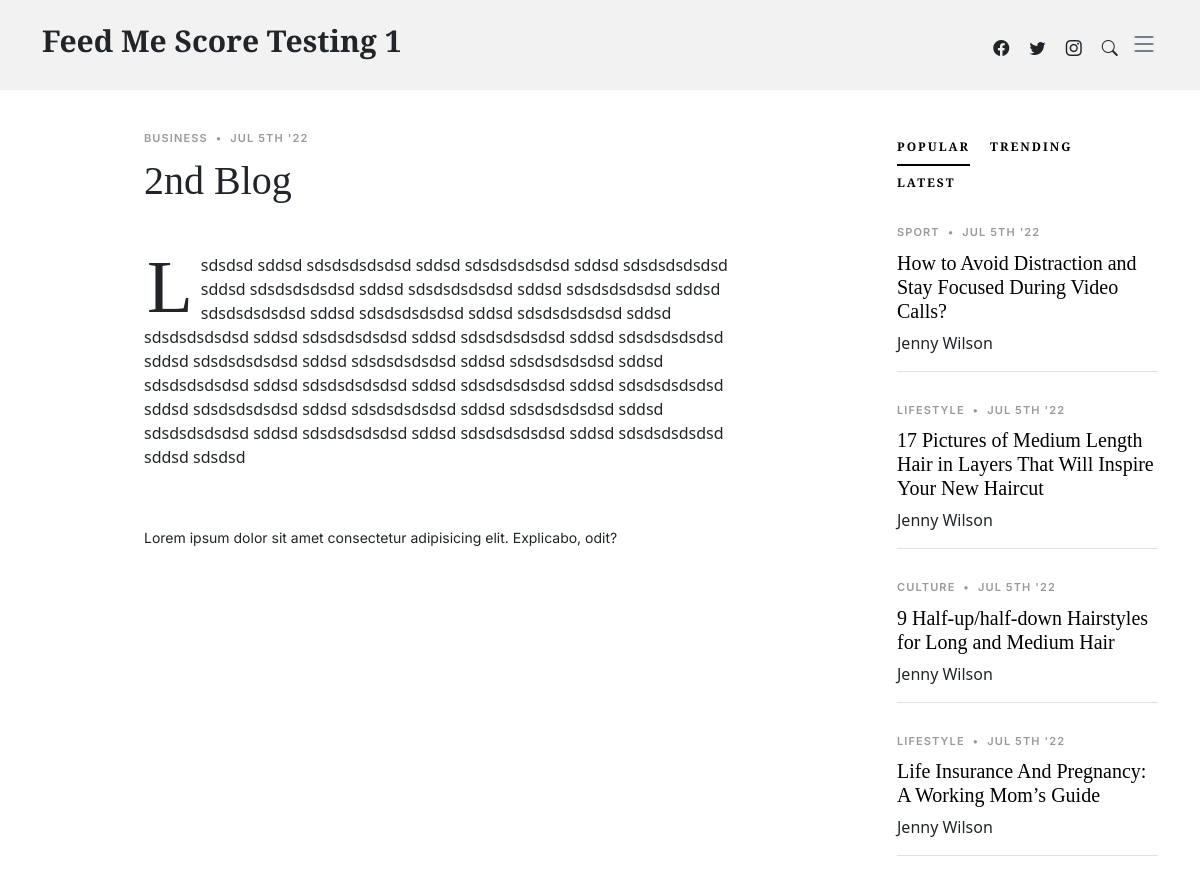
/abcdefghijklm/ (upper part), run on an earlier commit of the app's database.
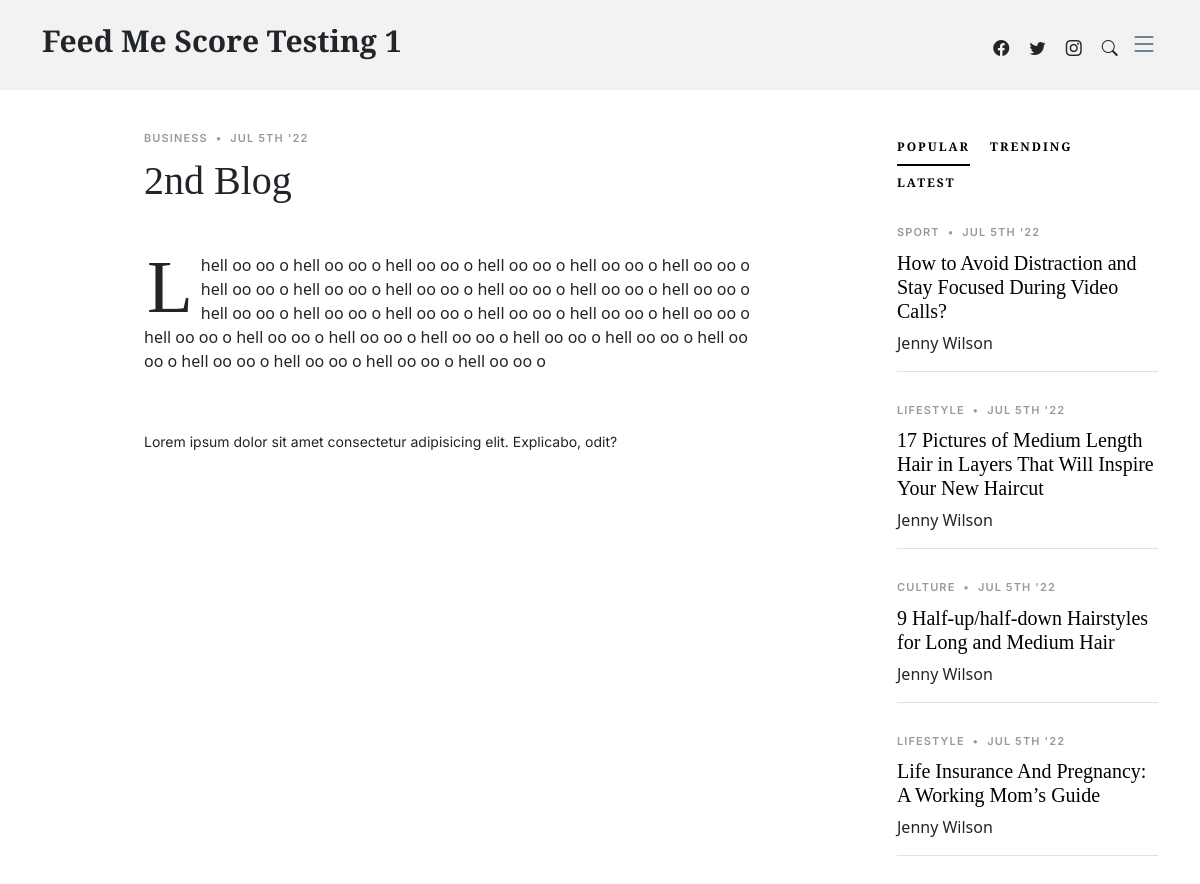
And on a later commit of the database.
### blog/models.py (models this page shows)
class posts(models.Model):
    title = models.CharField(max_length=200, unique=True)
    slug = models.SlugField(max_length=200, unique=True)
    author = models.ForeignKey(User, on_delete=models.CASCADE)
    updated_on = models.DateTimeField(auto_now=True)
    created_on = models.DateTimeField()
    content = RichTextField()
    metades = models.CharField(max_length=300, default="new post")
    status = models.IntegerField(choices=STATUS, default=0)
    image_url = models.URLField(blank=True, null=True)

### blog/views.py (the view)
# urls.py: path('<slug:slug>/', views.postdetail.as_view(), name='post_detail'),
class postdetail(generic.DetailView):
    model = posts
    template_name = "single-post.html"

### blog/templates/single-post.html (shortened to what this page needs)
{% extends 'head.html' %}
{% block metatags %}
<head>
{% endblock %}
{% block content %}
</head>
<body>
  <main id="main">
    <section class="single-post-content">
      <div class="container">
        <div class="row">
          <div class="col-md-9 post-content" data-aos="fade-up">
            <div class="single-post">
              <div class="post-meta"><span class="date">Business</span> <span class="mx-1">&bullet;</span> <span>Jul 5th '22</span></div>
              <h1 class="mb-5">{% block title %} {{ object.title }} {% endblock title %}</h1>
              <p><span class="firstcharacter">L</span>{{ object.content | safe }}</p>
              <figure class="my-4">
                <figcaption>Lorem ipsum dolor sit amet consectetur adipisicing elit. Explicabo, odit? </figcaption>
              </figure>
            </div>
          </div>
          <div class="col-md-3">
            <div class="aside-block">
              <ul class="nav nav-pills custom-tab-nav mb-4" id="pills-tab" role="tablist">
                <li class="nav-item" role="presentation">
                  <button class="nav-link active" id="pills-popular-tab" data-bs-toggle="pill" data-bs-target="#pills-popular" type="button" role="tab" aria-controls="pills-popular" aria-selected="true">Popular</button>
                </li>
                <li class="nav-item" role="presentation">
                  <button class="nav-link" id="pills-trending-tab" data-bs-toggle="pill" data-bs-target="#pills-trending" type="button" role="tab" aria-controls="pills-trending" aria-selected="false">Trending</button>
                </li>
                <li class="nav-item" role="presentation">
                  <button class="nav-link" id="pills-latest-tab" data-bs-toggle="pill" data-bs-target="#pills-latest" type="button" role="tab" aria-controls="pills-latest" aria-selected="false">Latest</button>
                </li>
              </ul>
              <div class="tab-content" id="pills-tabContent">
                <div class="tab-pane fade show active" id="pills-popular" role="tabpanel" aria-labelledby="pills-popular-tab">
                  <div class="post-entry-1 border-bottom">
                    <div class="post-meta"><span class="date">Sport</span> <span class="mx-1">&bullet;</span> <span>Jul 5th '22</span></div>
                    <h2 class="mb-2"><a href="#">How to Avoid Distraction and Stay Focused During Video Calls?</a></h2>
                    <span class="author mb-3 d-block">Jenny Wilson</span>
                  </div>
                  <div class="post-entry-1 border-bottom">
                    <div class="post-meta"><span class="date">Lifestyle</span> <span class="mx-1">&bullet;</span> <span>Jul 5th '22</span></div>
                    <h2 class="mb-2"><a href="#">17 Pictures of Medium Length Hair in Layers That Will Inspire Your New Haircut</a></h2>
                    <span class="author mb-3 d-block">Jenny Wilson</span>
                  </div>
                  <div class="post-entry-1 border-bottom">
                    <div class="post-meta"><span class="date">Culture</span> <span class="mx-1">&bullet;</span> <span>Jul 5th '22</span></div>
                    <h2 class="mb-2"><a href="#">9 Half-up/half-down Hairstyles for Long and Medium Hair</a></h2>
                    <span class="author mb-3 d-block">Jenny Wilson</span>
                  </div>
                  <div class="post-entry-1 border-bottom">
                    <div class="post-meta"><span class="date">Lifestyle</span> <span class="mx-1">&bullet;</span> <span>Jul 5th '22</span></div>
                    <h2 class="mb-2"><a href="#">Life Insurance And Pregnancy: A Working Mom’s Guide</a></h2>
                    <span class="author mb-3 d-block">Jenny Wilson</span>
                  </div>
                </div>
              </div>
            </div>
          </div>
        </div>
      </div>
    </section>
  </main>
</body>
{% endblock content %}

What changed in the data, as far as the page shows it:
changed posts "2nd Blog": content "sdsdsd sddsd sdsdsdsdsdsd sddsd sdsdsdsdsdsd sddsd sdsdsdsdsdsd sddsd sdsdsdsdsdsd sddsd sdsdsdsdsdsd sddsd sdsdsdsdsdsd sddsd sdsdsdsdsdsd sddsd sdsdsdsdsdsd sddsd sdsdsdsdsdsd sddsd sdsdsdsdsdsd sddsd sdsdsdsdsdsd sddsd sdsdsdsdsdsd sddsd sdsdsdsdsdsd sddsd sdsdsdsdsdsd sddsd sdsdsdsdsdsd sddsd sdsdsdsdsdsd sddsd sdsdsdsdsdsd sddsd sdsdsdsdsdsd sddsd sdsdsdsdsdsd sddsd sdsdsdsdsdsd sddsd sdsdsdsdsdsd sddsd sdsdsdsdsdsd sddsd sdsdsdsdsdsd sddsd sdsdsdsdsdsd sddsd sdsdsdsdsdsd sddsd sdsdsdsdsdsd sddsd sdsdsdsdsdsd sddsd sdsdsd" → "hell oo oo o hell oo oo o hell oo oo o hell oo oo o hell oo oo o hell oo oo o hell oo oo o hell oo oo o hell oo oo o hell oo oo o hell oo oo o hell oo oo o hell oo oo o hell oo oo o hell oo oo o hell oo oo o hell oo oo o hell oo oo o hell oo oo o hell oo oo o hell oo oo o hell oo oo o hell oo oo o hell oo oo o hell oo oo o hell oo oo o hell oo oo o hell oo oo o hell oo oo o"
